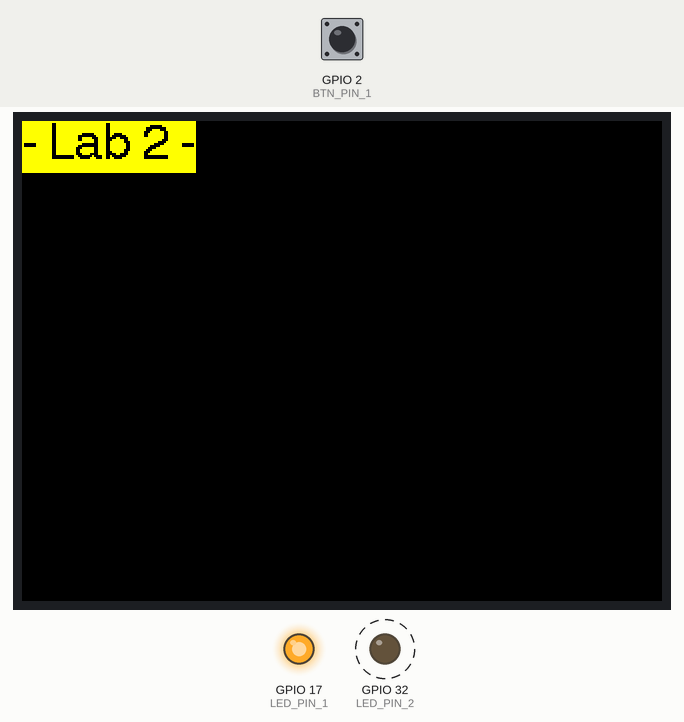
Simulated run of this program. Board: ESP32. Parts: 320×240 colour display, output pins drawn as LEDs (lit = HIGH). Dashed ring = blinking. The test bench sets the inputs (shaded band); at power-on: GPIO 2 (BTN_PIN_1) HIGH.

Above: at 5.6 s.
5.7 s: GPIO 2 (BTN_PIN_1) pulled LOW for 0.15 s
At 6.7 s:
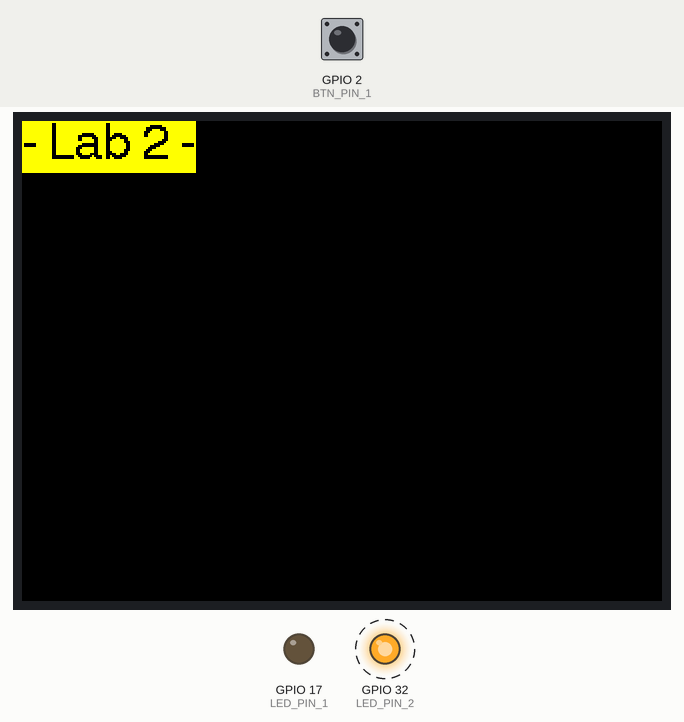
11.7 s: GPIO 2 (BTN_PIN_1) pulled LOW for 1 s
At 13.0 s:
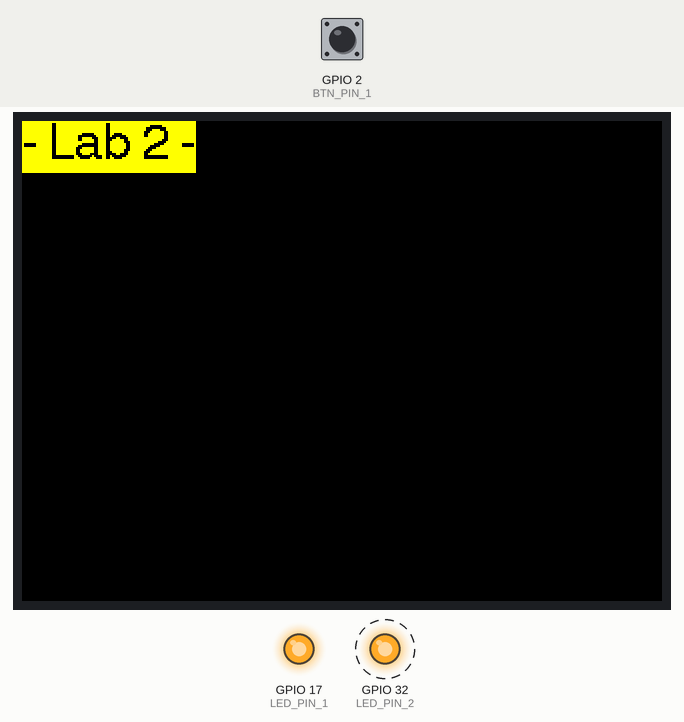
Timing chart, 0 to 23.7 s (numbered marks = the images above; inputs shaded):
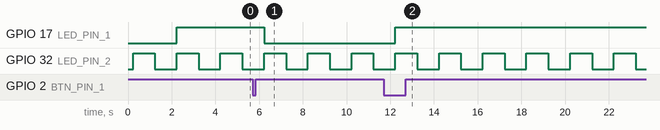

The program:

main.cpp
```cpp
#include <Arduino.h>
// 1) Import libraries
#include <SPI.h>
#include <TFT_eSPI.h> // Hardware-specific library

TFT_eSPI tft = TFT_eSPI(); // Constructor for the TFT library

// 2) Define constants
#define TFT_GREY 0x5AEB // New colour
#define BTN_PIN_1 2
#define LED_PIN_1 17
#define LED_PIN_2 32

// 3) Init vareables
volatile bool stateLed1 = true;
bool stateLed2 = true;
volatile unsigned long last_switch_time = 0l;


void printTitle() {
  // Print title
  tft.fillScreen(TFT_BLACK);   //Fill screen with random colour
  tft.setCursor(0, 0, 4);   //(cursor at 0,0; font 4, println autosets the cursor on the next line)
  tft.setTextColor(TFT_BLACK, TFT_YELLOW); // Textcolor, BackgroundColor; independent of the fillscreen
  tft.println("- Lab 2 -");    //Print on cursorpos 0,0
}

void displayStateButton1(bool value) {
  // Print aantal
  tft.setCursor(0, 50, 4);   //(cursor at 0,0; font 4, println autosets the cursor on the next line)
  tft.setTextColor(TFT_GREEN, TFT_BLACK); // Green Text with black background
  // Test some print formatting functions
  tft.print("stateButton1 = "); tft.println(value);           // Print floating point number
}

//btn1Handler changed into a short interrupt function (IRS). No print-functions en digitalwrite/read functions make sure the code runs swiftly.
void IRAM_ATTR btn1Handler() {
  unsigned long switch_time = millis();
  if (switch_time - last_switch_time > 200)
  {
    stateLed1 = !stateLed1;
    last_switch_time = switch_time;
  }

}


// 4) The setup
void setup(void) {
  Serial.begin(9600);
  tft.init();
  tft.setRotation(1);   // setRotation: 1: Screen in landscape
  printTitle();

  pinMode(LED_PIN_1, OUTPUT);
  pinMode(BTN_PIN_1, INPUT_PULLUP);
  attachInterrupt(BTN_PIN_1, btn1Handler, FALLING);
  pinMode(LED_PIN_2, OUTPUT);

  digitalWrite(LED_PIN_1, LOW); // apply the correct output for LED_PIN1
  digitalWrite(LED_PIN_2, LOW);
}

// 5) The main loop
void loop() {
  digitalWrite(LED_PIN_2, HIGH);
  delay(1000);
  digitalWrite(LED_PIN_2, LOW);
  delay(1000);

  digitalWrite(LED_PIN_1, stateLed1);

}
```

Measured:
- after the input at 5.7 s, GPIO 17 (LED_PIN_1): HIGH → LOW after 0.53 s
- after the input at 11.7 s, GPIO 17 (LED_PIN_1): LOW → HIGH after 0.53 s
- by itself, GPIO 32 (LED_PIN_2): alternates HIGH for 1.0 s and LOW for 1.0 s
